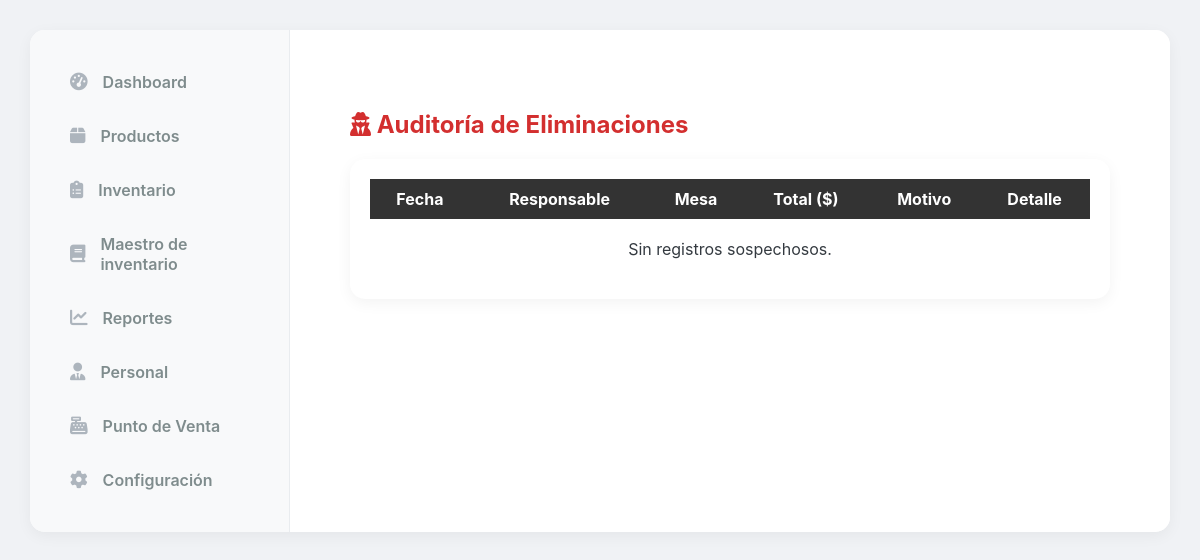
Page /reportes/auditoria/ (signed in) on the earlier database version.
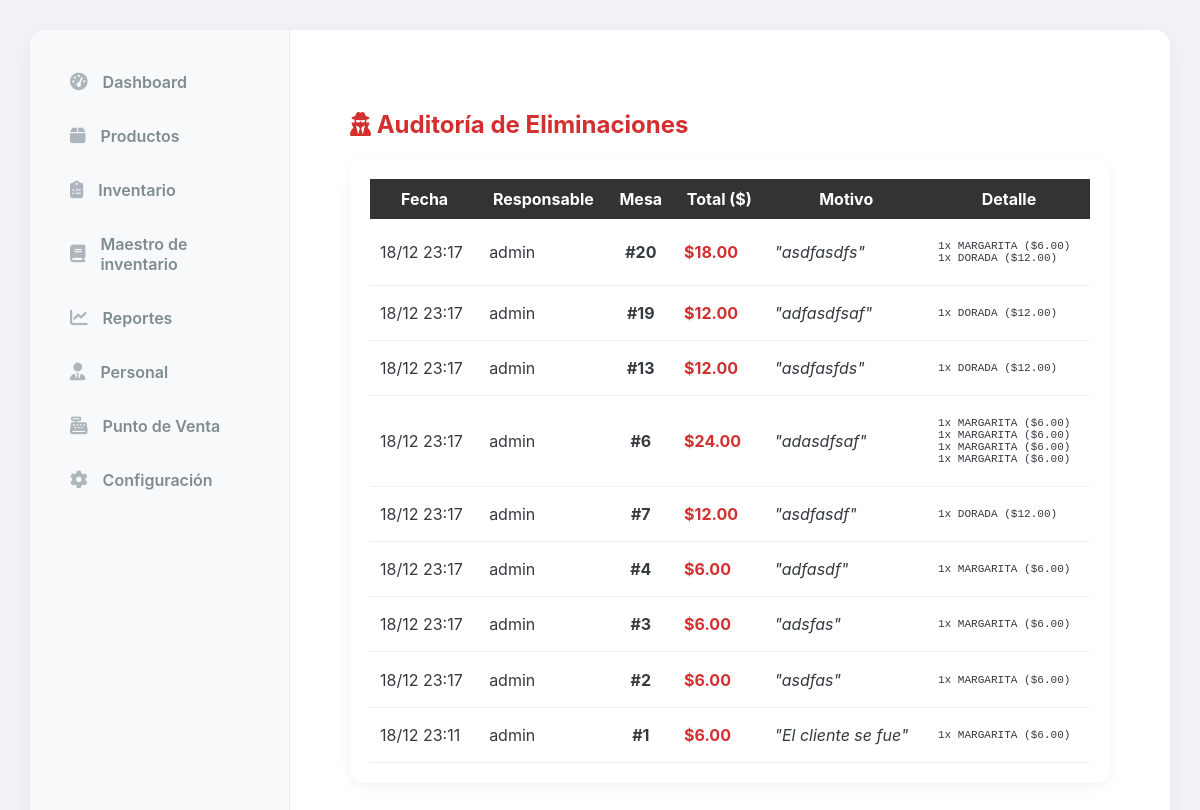
Same page on the later database version.
### reports/models.py (models this page shows, shortened)
class AuditoriaEliminacion(models.Model):
    fecha = models.DateTimeField(auto_now_add=True)
    usuario_responsable = models.ForeignKey(User, on_delete=models.SET_NULL, null=True, verbose_name="Quién eliminó")
    mesa_numero = models.IntegerField()
    mesero_asignado = models.CharField(max_length=100, blank=True, null=True)
    resumen_pedido = models.TextField(help_text="Lista de productos que tenía la mesa")
    total_eliminado = models.DecimalField(max_digits=10, decimal_places=2)
    motivo = models.CharField(max_length=255, verbose_name="Motivo de eliminación")

### reports/views.py (the view)
# urls.py: path('auditoria/', views.auditoria_eliminaciones, name='auditoria_eliminaciones'),
@staff_member_required
def auditoria_eliminaciones(request):
    logs = AuditoriaEliminacion.objects.all().order_by('-fecha')
    return render(request, 'reports/auditoria_list.html', {'logs': logs})

### reports/templates/reports/auditoria_list.html
{% extends 'base.html' %}
{% block content %}
<div style="padding: 20px; max-width: 1000px; margin: 0 auto;">
    <h2 style="color: #d32f2f;"><i class="fas fa-user-secret"></i> Auditoría de Eliminaciones</h2>
    <div class="card-style">
        <table style="width: 100%; border-collapse: collapse;">
            <thead style="background: #333; color: white;">
                <tr>
                    <th style="padding: 10px;">Fecha</th>
                    <th style="padding: 10px;">Responsable</th>
                    <th style="padding: 10px;">Mesa</th>
                    <th style="padding: 10px;">Total ($)</th>
                    <th style="padding: 10px;">Motivo</th>
                    <th style="padding: 10px;">Detalle</th>
                </tr>
            </thead>
            <tbody>
                {% for log in logs %}
                <tr style="border-bottom: 1px solid #eee;">
                    <td style="padding: 10px;">{{ log.fecha|date:"d/m H:i" }}</td>
                    <td style="padding: 10px;">{{ log.usuario_responsable.username|default:"Sistema" }}</td>
                    <td style="padding: 10px; text-align: center; font-weight: bold;">#{{ log.mesa_numero }}</td>
                    <td style="padding: 10px; color: #d32f2f; font-weight: bold;">${{ log.total_eliminado }}</td>
                    <td style="padding: 10px; font-style: italic;">"{{ log.motivo }}"</td>
                    <td style="padding: 10px; font-size: 0.85em;"><pre>{{ log.resumen_pedido }}</pre></td>
                </tr>
                {% empty %}
                <tr><td colspan="6" style="padding: 20px; text-align: center;">Sin registros sospechosos.</td></tr>
                {% endfor %}
            </tbody>
        </table>
    </div>
</div>
{% endblock %}

Differences in the rows shown:
added AuditoriaEliminacion: fecha "18/12 23:17", usuario_responsable.username "admin", mesa_numero "20", total_eliminado "18.00", motivo "asdfasdfs", resumen_pedido "1x MARGARITA ($6.00) 1x DORADA ($12.00)"
added AuditoriaEliminacion: fecha "18/12 23:17", usuario_responsable.username "admin", mesa_numero "19", total_eliminado "12.00", motivo "adfasdfsaf", resumen_pedido "1x DORADA ($12.00)"
added AuditoriaEliminacion: fecha "18/12 23:17", usuario_responsable.username "admin", mesa_numero "13", total_eliminado "12.00", motivo "asdfasfds", resumen_pedido "1x DORADA ($12.00)"
added AuditoriaEliminacion: fecha "18/12 23:17", usuario_responsable.username "admin", mesa_numero "6", total_eliminado "24.00", motivo "adasdfsaf", resumen_pedido "1x MARGARITA ($6.00) 1x MARGARITA ($6.00) 1x MARGARITA ($6.00) 1x MARGARITA ($6.00)"
added AuditoriaEliminacion: fecha "18/12 23:17", usuario_responsable.username "admin", mesa_numero "7", total_eliminado "12.00", motivo "asdfasdf", resumen_pedido "1x DORADA ($12.00)"
added AuditoriaEliminacion: fecha "18/12 23:17", usuario_responsable.username "admin", mesa_numero "4", total_eliminado "6.00", motivo "adfasdf", resumen_pedido "1x MARGARITA ($6.00)"
added AuditoriaEliminacion: fecha "18/12 23:17", usuario_responsable.username "admin", mesa_numero "3", total_eliminado "6.00", motivo "adsfas", resumen_pedido "1x MARGARITA ($6.00)"
added AuditoriaEliminacion: fecha "18/12 23:17", usuario_responsable.username "admin", mesa_numero "2", total_eliminado "6.00", motivo "asdfas", resumen_pedido "1x MARGARITA ($6.00)"
added AuditoriaEliminacion: fecha "18/12 23:11", usuario_responsable.username "admin", mesa_numero "1", total_eliminado "6.00", motivo "El cliente se fue", resumen_pedido "1x MARGARITA ($6.00)"
Other differences:
text no longer shown: "Sin registros sospechosos."
